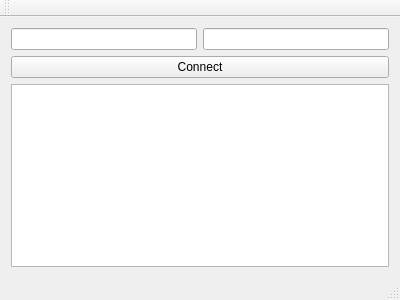
<?xml version="1.0" encoding="UTF-8"?>
<ui version="4.0">
 <class>MainWindow</class>
 <widget class="QMainWindow" name="MainWindow">
  <property name="geometry">
   <rect>
    <x>0</x>
    <y>0</y>
    <width>400</width>
    <height>300</height>
   </rect>
  </property>
  <property name="windowTitle">
   <string>MainWindow</string>
  </property>
  <widget class="QWidget" name="centralWidget">
   <layout class="QVBoxLayout" name="verticalLayout">
    <item>
     <layout class="QHBoxLayout" name="horizontalLayout">
      <item>
       <widget class="QLineEdit" name="ipEdit"/>
      </item>
      <item>
       <widget class="QLineEdit" name="portEdit"/>
      </item>
     </layout>
    </item>
    <item>
     <widget class="QPushButton" name="connectButton">
      <property name="text">
       <string>Connect</string>
      </property>
     </widget>
    </item>
    <item>
     <widget class="QPlainTextEdit" name="debugTextEdit"/>
    </item>
   </layout>
  </widget>
  <widget class="QMenuBar" name="menuBar">
   <property name="geometry">
    <rect>
     <x>0</x>
     <y>0</y>
     <width>400</width>
     <height>24</height>
    </rect>
   </property>
  </widget>
  <widget class="QToolBar" name="mainToolBar">
   <attribute name="toolBarArea">
    <enum>TopToolBarArea</enum>
   </attribute>
   <attribute name="toolBarBreak">
    <bool>false</bool>
   </attribute>
  </widget>
  <widget class="QStatusBar" name="statusBar"/>
 </widget>
 <layoutdefault spacing="6" margin="11"/>
 <resources/>
 <connections/>
</ui>
